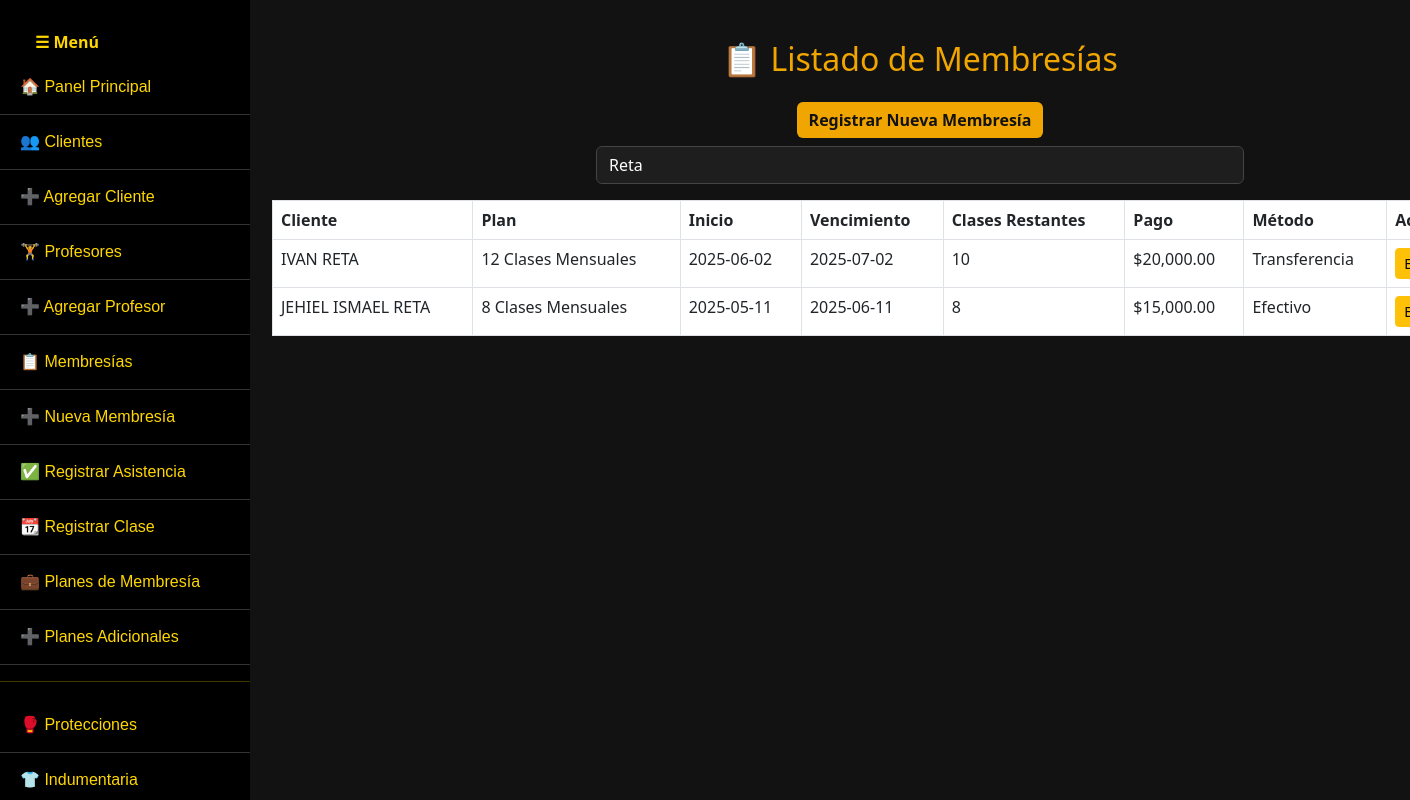
The page /gymfight/membresias.php?buscar=Reta on the database its author committed.
### tables this page shows
CREATE TABLE `membresias` (
  `id` int(11) NOT NULL,
  `cliente_id` int(11) NOT NULL,
  `plan_id` int(11) NOT NULL,
  `fecha_inicio` date NOT NULL,
  `fecha_vencimiento` date DEFAULT NULL,
  `fecha_fin` date NOT NULL,
  `monto_pagado` decimal(10,2) NOT NULL,
  `metodo_pago` varchar(50) NOT NULL,
  `clases_restantes` int(11) NOT NULL,
  `plan_adicional_id` int(11) DEFAULT NULL,
  `monto` decimal(10,2) NOT NULL DEFAULT 0.00
);

CREATE TABLE `clientes` (
  `id` int(11) NOT NULL,
  `nombre` varchar(100) NOT NULL,
  `apellido` varchar(100) NOT NULL,
  `dni` varchar(20) NOT NULL,
  `telefono` varchar(20) DEFAULT NULL,
  `correo` varchar(100) DEFAULT NULL,
  `fecha_nacimiento` date DEFAULT NULL,
  `fecha_ingreso` date DEFAULT NULL,
  `email` varchar(100) DEFAULT NULL,
  `rfid_uid` varchar(100) DEFAULT NULL,
  `tarjeta_rfid` varchar(50) DEFAULT NULL,
  `estado` varchar(20) NOT NULL DEFAULT 'Activo',
  `fecha_vencimiento` date DEFAULT NULL,
  `dias_restantes` int(11) DEFAULT 0,
  `dias_disponibles` int(11) DEFAULT 0
);

CREATE TABLE `tipos_membresia` (
  `id` int(11) NOT NULL,
  `nombre` varchar(100) NOT NULL,
  `cantidad_clases` int(11) DEFAULT NULL,
  `duracion_dias` int(11) DEFAULT 30,
  `precio` decimal(10,2) NOT NULL,
  `monto` decimal(10,2) NOT NULL DEFAULT 0.00,
  `clases` int(11) NOT NULL DEFAULT 0
);

### gymfight/membresias.php (the view, shortened to what this page needs)
<?php
include 'conexion.php';
include 'menu.php';
$busqueda = $_GET['buscar'] ?? '';
$query = "
  SELECT m.*, c.nombre AS cliente_nombre, c.apellido AS cliente_apellido,
         t.nombre AS plan_nombre, m.metodo_pago
  FROM membresias m
  JOIN clientes c ON m.cliente_id = c.id
  JOIN tipos_membresia t ON m.plan_id = t.id
  WHERE CONCAT(c.nombre, ' ', c.apellido) LIKE ?
  ORDER BY m.fecha_inicio DESC
";
$stmt = $conexion->prepare($query);
$like = '%' . $busqueda . '%';
$stmt->bind_param('s', $like);
$stmt->execute();
$resultado = $stmt->get_result();
?>
<!DOCTYPE html>
<html lang="es">
<head>
  <link href="https://cdn.jsdelivr.net/npm/bootstrap@5.3.0/dist/css/bootstrap.min.css" rel="stylesheet" />
</head>
<body>
<div class="container">
  <h2 class="text-center mb-4">📋 Listado de Membresías</h2>
  <div class="mb-3 text-center">
    <a href="agregar_membresia.php" class="btn btn-primary mb-2">Registrar Nueva Membresía</a>
    <form method="GET" class="d-flex justify-content-center">
      <input type="text" name="buscar" placeholder="Buscar cliente..." value="<?= htmlspecialchars($busqueda) ?>" class="form-control w-50" oninput="this.form.submit()">
    </form>
  </div>
  <table class="table table-bordered table-hover mt-3">
    <thead>
      <tr>
        <th>Cliente</th>
        <th>Plan</th>
        <th>Inicio</th>
        <th>Vencimiento</th>
        <th>Clases Restantes</th>
        <th>Pago</th>
        <th>Método</th>
        <th>Acciones</th>
      </tr>
    </thead>
    <tbody>
      <?php while ($fila = $resultado->fetch_assoc()): ?>
        <tr>
          <td><?= strtoupper($fila['cliente_nombre'] . " " . $fila['cliente_apellido']) ?></td>
          <td><?= htmlspecialchars($fila['plan_nombre']) ?></td>
          <td><?= $fila['fecha_inicio'] ?></td>
          <td><?= $fila['fecha_vencimiento'] ?></td>
          <td><?= $fila['clases_restantes'] ?></td>
          <td>$<?= number_format($fila['monto_pagado'], 2) ?></td>
          <td><?= ucfirst($fila['metodo_pago']) ?></td>
          <td>
            <a href="editar_membresia.php?id=<?= $fila['id'] ?>" class="btn btn-sm btn-warning">Editar</a>
          </td>
        </tr>
      <?php endwhile; ?>
    </tbody>
  </table>
</div>
</body>
</html>

### gymfight/menu.php (style rules this page uses)
body { margin: 0; padding: 0; }

### gymfight/membresias.php (style rules this page uses)
body { background-color: #121212; color: #f0a500; }
.container { margin-left: 260px; padding-top: 40px; }
table { background-color: #1e1e1e; color: #fff; }
.table thead { background-color: #f0a500; color: #121212; }
.btn-primary { background-color: #f0a500; border: none; color: #121212; font-weight: bold; }
.form-control { background-color: #1e1e1e; color: #fff; border: 1px solid #444; }

### rows shown on the page
membresias: cliente.apellido "IVAN RETA", tipos_membresia.nombre "12 Clases Mensuales", fecha_inicio "2025-06-02", fecha_vencimiento "2025-07-02", clases_restantes "10", monto_pagado "20,000.00", metodo_pago "Transferencia"
membresias: cliente.apellido "JEHIEL ISMAEL RETA", tipos_membresia.nombre "8 Clases Mensuales", fecha_inicio "2025-05-11", fecha_vencimiento "2025-06-11", clases_restantes "8", monto_pagado "15,000.00", metodo_pago "Efectivo"
